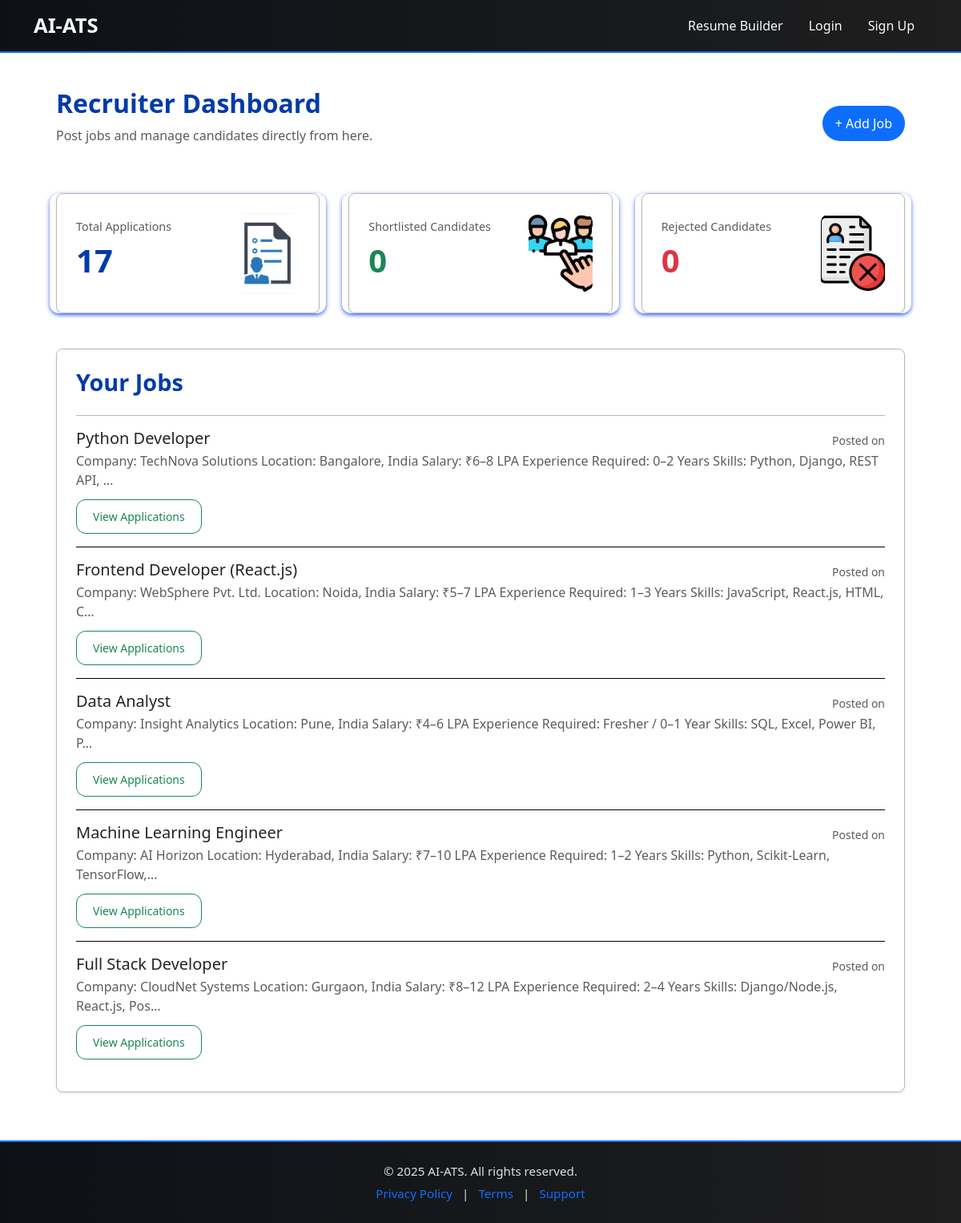
The page /dashboard/recruiter/ (signed in) on the database its author committed.
### core/models.py (models this page shows, shortened)
class Job(models.Model):
    title = models.CharField(max_length=200)
    description = models.TextField()
    recruiter = models.ForeignKey(
        'CustomUser',
        on_delete=models.CASCADE,
        limit_choices_to={'is_recruiter': True}
    )
    is_internal = models.BooleanField(default=True)
    external_url = models.URLField(blank=True, null=True)
    job_field = models.ForeignKey(JobField, on_delete=models.SET_NULL, null=True)

### core/views.py (the view)
# urls.py: path('dashboard/recruiter/', views.recruiter_dashboard, name='recruiter_dashboard'),
@login_required
def recruiter_dashboard(request):
    if not request.user.is_recruiter:
        return redirect('dashboard')
    recruiter_jobs = Job.objects.filter(recruiter=request.user)
    total_applications = Application.objects.filter(job__in=recruiter_jobs).count()
    shortlisted = Application.objects.filter(job__in=recruiter_jobs, status='shortlisted').count()
    rejected = Application.objects.filter(job__in=recruiter_jobs, status='rejected').count()
    context = {
        'jobs': recruiter_jobs,
        'total_applications': total_applications,
        'shortlisted': shortlisted,
        'rejected': rejected,
    }
    return render(request, 'core/recruiter_dashboard.html', context)

### core/templates/core/recruiter_dashboard.html (shortened to what this page needs)
{% extends 'core/base.html' %}
{% load static %}
{% block content %}
<div class="dashboard-container">
    <div class="d-flex justify-content-between align-items-center mb-4">
        <div>
            <h2 class="fw-bold">Recruiter Dashboard</h2>
            <p class="text-muted">Post jobs and manage candidates directly from here.</p>
        </div>
        <form action="{% url 'logout' %}" method="post">
            <a href="{% url 'post_job' %}" class="btn btn-primary rounded-pill px-3">+ Add Job </a>
        </form>
    </div>
    <div class="row g-3 mb-4">
    <div class="col-md-4">
        <div class="card shadow-sm p-4 rounded-3 d-flex flex-row justify-content-between align-items-center">
            <div>
                <h6 class="text-muted">Total Applications</h6>
                <h1 class="fw-bold">{{ total_applications|default:"0" }}</h1>
            </div>
            <div style="background:url('{% static 'images/totalaplicant.jpg' %}') no-repeat center center/cover;
                        height:100px; width:80px; border-radius:12px;">
            </div>
        </div>
    </div>
    <div class="col-md-4">
        <div class="card shadow-sm p-4 rounded-3 d-flex flex-row justify-content-between align-items-center">
            <div>
                <h6 class="text-muted">Shortlisted Candidates</h6>
                <h1 class="fw-bold text-success">{{ shortlisted|default:"0" }}</h1>
            </div>
            <div style="background:url('{% static 'images/shortlisted.png' %}') no-repeat center center/cover;
                        height:100px; width:80px; border-radius:12px;">
            </div>
        </div>
    </div>
    <div class="col-md-4">
        <div class="card shadow-sm p-4 rounded-3 d-flex flex-row justify-content-between align-items-center">
            <div>
                <h6 class="text-muted">Rejected Candidates</h6>
                <h1 class="fw-bold text-danger">{{ rejected|default:"0" }}</h1>
            </div>
            <div style="background:url('{% static 'images/rejected.png' %}') no-repeat center center/cover;
                        height:100px; width:80px; border-radius:12px;">
            </div>
        </div>
    </div>
</div>
    <div class="card shadow-sm p-4 rounded-3">
        <div class="d-flex justify-content-between align-items-center mb-3">
            <h3 class="fw-semibold">Your Jobs</h3>
        </div>
        <ul class="list-group list-group-flush ">
            {% for job in jobs %}
            <li class="list-group-item py-3">
                <div class="d-flex w-100 justify-content-between align-items-center">
                    <h5 class="mb-1">{{ job.title }}</h5>
                    <small class="text-muted">Posted on {{ job.created_at|date:"M d, Y" }}</small>
                </div>
                <p class="mb-1 text-muted">{{ job.description|truncatechars:150 }}</p>
                <a href="{% url 'recruiter_job_applications' job.id %}" class="btn btn-sm btn-outline-success mt-2">View Applications</a>
            </li>
            {% empty %}
            <p class="text-muted">No jobs have been posted yet.</p>
            {% endfor %}
        </ul>
    </div>
</div>
{% endblock %}

### core/templates/core/base.html (style rules this page uses)
body { background-color: #ffffff; color: #e0e0e0; font-family: "Segoe UI", sans-serif; margin: 0; height: 100%; padding: 0; }
h1, h2, h3 { color: rgb(0, 59, 168); }
.card { background-color: #1e1e1e; color: #e0e0e0; border-radius: 12px; border: 1px solid #2a2a2a; box-shadow: 0px 4px 10px rgba(0,0,0,0.7); transition: transform 0.2s ease-in-out, box-shadow 0.2s ease-in-out; }
.btn { border-radius: 30px; padding: 10px 20px; font-weight: bold; transition: opacity 0.2s ease-in-out; }
.btn-primary { background-color: #0d6efd; border: none; }

### core/templates/core/recruiter_dashboard.html (style rules this page uses)
.dashboard-container { max-width: 1100px; gap: 20px; margin: auto; padding: 20px; display: flex; flex-direction: column; }
.row.g-3.mb-4 { display: flex; flex-wrap: wrap; border-color: black; gap: 20px; }
.col-md-4 { flex: 1; background: #fff; border-radius: 12px; box-shadow: 0 2px 5px rgba(0, 60, 255, 0.785); }
.card { background: #fff; border-radius: 16px; box-shadow: 10px 4px 12px rgb(0, 0, 0); transition: all 0.3s ease; border: 1px solid #b7b7b7; }
.card h3 { font-size: 1.8rem; }
.btn { font-weight: 500; border-radius: 12px; }
.list-group-item { border: 1px solid black; padding: 15px 0; }
h6.text-muted { font-size: 0.9rem; margin-bottom: 10px; }

### rows shown on the page
Job: title "Python Developer", description "Company: TechNova Solutions Location: Bangalore, India Salary: ₹6–8 LPA Experience Required: 0–2 Years Skills: Python, Django, REST API, …"
Job: title "Frontend Developer (React.js)", description "Company: WebSphere Pvt. Ltd. Location: Noida, India Salary: ₹5–7 LPA Experience Required: 1–3 Years Skills: JavaScript, React.js, HTML, C…"
Job: title "Data Analyst", description "Company: Insight Analytics Location: Pune, India Salary: ₹4–6 LPA Experience Required: Fresher / 0–1 Year Skills: SQL, Excel, Power BI, P…"
Job: title "Machine Learning Engineer", description "Company: AI Horizon Location: Hyderabad, India Salary: ₹7–10 LPA Experience Required: 1–2 Years Skills: Python, Scikit-Learn, TensorFlow,…"
Job: title "Full Stack Developer", description "Company: CloudNet Systems Location: Gurgaon, India Salary: ₹8–12 LPA Experience Required: 2–4 Years Skills: Django/Node.js, React.js, Pos…"

### other values the page prints
{{ total_applications|default:"0" }} "17"
{{ shortlisted|default:"0" }} "0"
{{ rejected|default:"0" }} "0"
